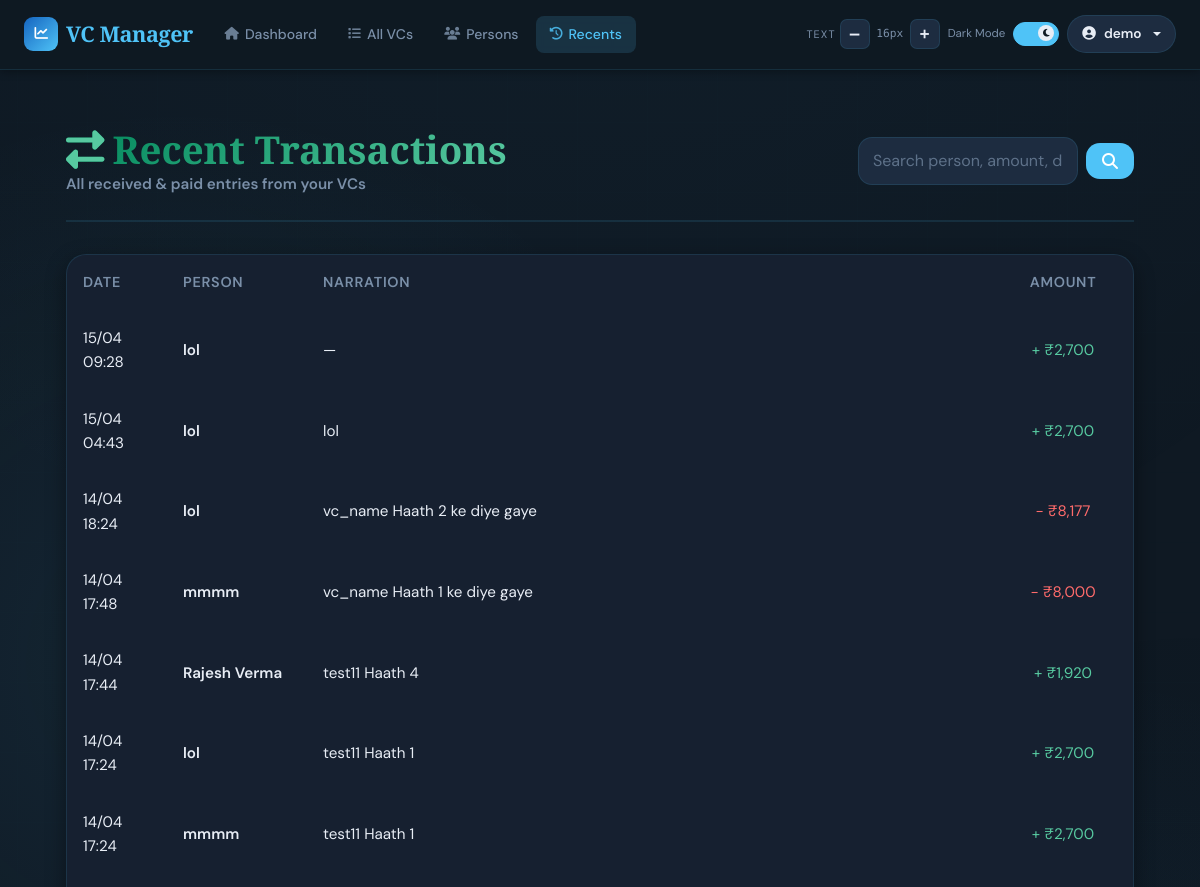
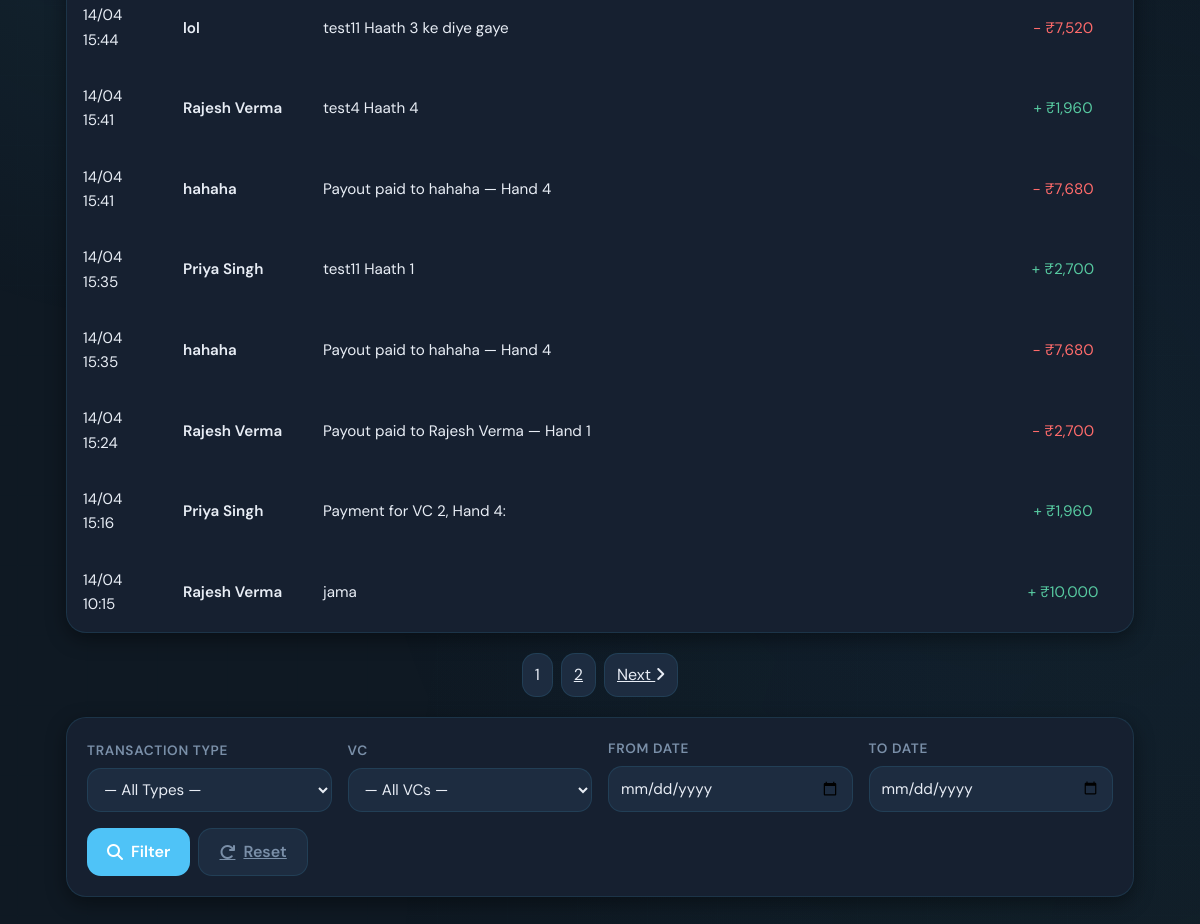
The app's page /transactions/transactions (signed in) with its own data (2 pictures, top to bottom).
### app/models/user.py (models this page shows, shortened)
class User(UserMixin, db.Model):
    __tablename__ = 'users'
    id = db.Column(db.Integer, primary_key=True)
    email = db.Column(db.String(120), unique=True, nullable=False, index=True)
    name = db.Column(db.String(120), nullable=False)
    password_hash = db.Column(db.String(255), nullable=True)  # Nullable for OAuth-only users
    google_id = db.Column(db.String(255), unique=True, nullable=True)  # For OAuth users
    created_at = db.Column(db.DateTime, default=datetime.utcnow)
    last_login = db.Column(db.DateTime, nullable=True)
    vcs = db.relationship('VC', backref='user', lazy=True, cascade='all, delete-orphan')
    persons = db.relationship('Person', backref='user', lazy=True, cascade='all, delete-orphan')

### app/models/transaction.py (models this page shows, shortened)
class Transaction(db.Model):
    __tablename__ = 'transactions'
    id = db.Column(db.Integer, primary_key=True)
    user_id = db.Column(db.Integer, db.ForeignKey('users.id'), nullable=False, index=True)
    person_id = db.Column(db.Integer, db.ForeignKey('persons.id'), nullable=False, index=True)
    date = db.Column(db.DateTime, nullable=False, default=datetime.utcnow, index=True)
    amount = db.Column(db.Float, nullable=False)
    type = db.Column(db.String(10), nullable=False)  # 'debit' or 'credit'
    narration = db.Column(db.String(500), nullable=True)
    created_at = db.Column(db.DateTime, nullable=False, default=datetime.utcnow)
    updated_at = db.Column(db.DateTime, nullable=False, default=datetime.utcnow, onupdate=datetime.utcnow)
    user = db.relationship('User', backref='transactions')
    person = db.relationship('Person', backref='custom_transactions')

### app/models/person.py (models this page shows, shortened)
class Person(db.Model):
    __tablename__ = 'persons'
    id = db.Column(db.Integer, primary_key=True)
    user_id = db.Column(db.Integer, db.ForeignKey('users.id'), nullable=False, index=True)
    name = db.Column(db.String(80), nullable=False)
    short_name = db.Column(db.String(20), nullable=False)
    phone = db.Column(db.String(20), nullable=True)
    phone2 = db.Column(db.String(20), nullable=True)
    opening_balance = db.Column(db.Float, default=0.0, nullable=True)
    created_at = db.Column(db.DateTime, default=datetime.utcnow)
    __table_args__ = (
        db.UniqueConstraint('user_id', 'name',       name='uq_person_user_name'),
        db.UniqueConstraint('user_id', 'short_name', name='uq_person_user_short_name'),
    )
    payments = db.relationship('Payment', backref='person', lazy=True)
    ledger_entries = db.relationship('LedgerEntry', backref='ledger_person', lazy=True)

### app/routes/transaction.py (the view, shortened to what this page needs)
@transactions_bp.route('/transactions')
@login_required
def recent_transactions():
    page = request.args.get('page', 1, type=int)
    per_page = 15 if page == 1 else 10
    txn_type = request.args.get('type', '')   # 'received' or 'paid'
    from_date = request.args.get('from_date', '')
    to_date = request.args.get('to_date', '')
    query = Transaction.query.filter_by(user_id=current_user.id)
    search = request.args.get('search', '').strip()
    if txn_type == 'received':
        query = query.filter(Transaction.type == 'credit')
    elif txn_type == 'paid':
        query = query.filter(Transaction.type == 'debit')
    if from_date:
        try:
            query = query.filter(Transaction.date >= datetime.strptime(from_date, '%Y-%m-%d'))
        except ValueError:
            pass
    all_txns = query.all()
    total_received = sum(t.amount for t in all_txns if t.type == 'credit')
    total_paid = sum(t.amount for t in all_txns if t.type == 'debit')
    paginated = (
        query.order_by(Transaction.date.desc())
        .paginate(page=page, per_page=per_page, error_out=False)
    )
    transactions = []
    for t in paginated.items:
        transactions.append({
            'date': t.date,
            'short_name': t.person.short_name if t.person else 'Unknown',
            'person_name': t.person.name if t.person else 'Unknown',
            'narration': t.narration or '—',
            'type': 'received' if t.type == 'credit' else 'paid',
            'amount': t.amount,
        })
    all_vcs = VC.query.filter_by(user_id=current_user.id).all()
    return render_template(
        'transactions.html',
        transactions=transactions,
        all_vcs=all_vcs,
        total_received=total_received,
        total_paid=total_paid,
        pages=paginated.pages,
        page=page
    )

### templates/transactions.html (shortened to what this page needs)
{% extends "base.html" %}
{% block content %}
<div class="container-wrapper">
    <div class="page-header" style="display: flex; justify-content: space-between; align-items: center; flex-wrap: wrap; gap: 16px;">
        <div>
            <h1 class="page-title" style="margin-bottom: 0;"><i class="fas fa-exchange-alt me-2" style="-webkit-text-fill-color: var(--success);"></i>Recent Transactions</h1>
            <p class="page-subtitle">All received & paid entries from your VCs</p>
        </div>
        <form method="get" action="" class="search-form" style="display: flex; gap: 8px; align-items: center; margin-left: auto;">
            <input type="text" name="search" class="form-control" placeholder="Search person, amount, date, time, narration" value="{{ request.args.get('search', '') }}" style="min-width: 220px;">
            <button type="submit" class="filter-btn" style="padding: 10px 16px;">
                <i class="fas fa-search"></i>
            </button>
        </form>
    </div>
    <div class="table-section">
        {% if transactions %}
            <table class="transactions-table">
               <tr>
                    <th>Date</th>
                    <th>Person</th>
                    <th>Narration</th>
                    <th style="text-align:center;">Amount</th>
                </tr>
                <tbody>
                    {% for txn in transactions %}
                    <tr>
                        <td class="datetime-cell">
                            <div class="date">{{ txn.date.strftime('%d/%m') }}</div>
                            <div class="time">{{ txn.date.strftime('%H:%M') }}</div>
                        </td>
                        <td class="cell-person">{{ txn.person_name }}</td>
                        <td class="cell-description">
                            {{ txn.narration }}
                        </td>
                        <td class="cell-amount">
                            {% if txn.type == 'received' %}
                                <span class="amount-received">+ ₹{{ "{:,.0f}".format(txn.amount) }}</span>
                            {% else %}
                                <span class="amount-paid">- ₹{{ "{:,.0f}".format(txn.amount) }}</span>
                            {% endif %}
                        </td>
                    </tr>
                    {% endfor %}
                </tbody>
            </table>
        {% else %}
            <div class="empty-state">
                <i class="fas fa-inbox"></i>
                <h3>No transactions found</h3>
                <p>There are no transactions matching your filters. Try adjusting your search criteria.</p>
            </div>
        {% endif %}
    </div>
    {% if transactions and pages > 1 %}
    <div class="pagination-section">
        {% set start_page = 1 if page - 2 < 1 else page - 2 %}
        {% set end_page = pages if page + 2 > pages else page + 2 %}
        {% for p in range(start_page, end_page + 1) %}
            {% if p == page %}
                <span class="pagination-btn active">{{ p }}</span>
            {% else %}
                <a href="{{ url_for('transactions.recent_transactions', page=p, type=request.args.get('type'), vc_id=request.args.get('vc_id'), from_date=request.args.get('from_date'), to_date=request.args.get('to_date')) }}" class="pagination-btn">{{ p }}</a>
            {% endif %}
        {% endfor %}
        {% if page < pages %}
            <a href="{{ url_for('transactions.recent_transactions', page=page+1, type=request.args.get('type'), vc_id=request.args.get('vc_id'), from_date=request.args.get('from_date'), to_date=request.args.get('to_date')) }}" class="pagination-btn">
                Next <i class="fas fa-angle-right"></i>
            </a>
        {% endif %}
    </div>
    {% endif %}
    <div class="filter-section">
        <form method="GET" class="filter-row">
            <div class="filter-group">
                <label for="filterType">Transaction Type</label>
                <select id="filterType" name="type">
                    <option value="">— All Types —</option>
                </select>
            </div>
            <div class="filter-group">
                <label for="filterVC">VC</label>
                <select id="filterVC" name="vc_id">
                    <option value="">— All VCs —</option>
                </select>
            </div>
            <div class="filter-group">
                <label for="filterFromDate">From Date</label>
                <input type="date" id="filterFromDate" name="from_date" value="{{ request.args.get('from_date', '') }}">
            </div>
            <div class="filter-group">
                <label for="filterToDate">To Date</label>
                <input type="date" id="filterToDate" name="to_date" value="{{ request.args.get('to_date', '') }}">
            </div>
            <div style="display: flex; gap: 8px; margin-top: auto;">
                <button type="submit" class="filter-btn">
                    <i class="fas fa-search"></i>Filter
                </button>
                <a href="{{ url_for('transactions.recent_transactions') }}" class="filter-btn filter-btn-reset">
                    <i class="fas fa-redo"></i>Reset
                </a>
            </div>
        </form>
    </div>
</div>
{% endblock %}

### templates/base.html (shortened to what this page needs)
<!DOCTYPE html>
<html lang="en" data-theme="dark">
<head>
    <link href="https://cdnjs.cloudflare.com/ajax/libs/font-awesome/6.5.0/css/all.min.css" rel="stylesheet">
    <link href="https://cdn.jsdelivr.net/npm/bootstrap@5.3.0/dist/css/bootstrap.min.css" rel="stylesheet">
    <link rel="stylesheet" href="https://cdn.jsdelivr.net/npm/swiper@11/swiper-bundle.min.css" />
</head>
<body>
<nav class="navbar navbar-expand-lg" role="navigation" aria-label="Main navigation">
    <div class="container-fluid px-4">
        <a class="navbar-brand" href="{{ url_for('dashboard.index') }}">
            <div class="brand-icon" aria-hidden="true"><i class="fas fa-chart-line"></i></div>
            VC Manager
        </a>
        <div class="collapse navbar-collapse" id="navbarNav">
            {% if current_user.is_authenticated %}
            <ul class="navbar-nav me-auto d-none d-md-flex">
                <li class="nav-item"><a class="nav-link" href="{{ url_for('dashboard.index') }}"><i class="fas fa-home"></i>Dashboard</a></li>
                <li class="nav-item"><a class="nav-link" href="{{ url_for('vc.vcs_list') }}"><i class="fas fa-list"></i>All VCs</a></li>
                <li class="nav-item"><a class="nav-link" href="{{ url_for('person.persons') }}"><i class="fas fa-users"></i>Persons</a></li>
                <li class="nav-item"><a class="nav-link" href="{{ url_for('transactions.recent_transactions') }}"><i class="fas fa-history"></i>Recents</a></li>
            </ul>
            {% endif %}
            <div class="d-flex align-items-center ms-auto gap-2 mt-2 mt-lg-0">
                <div class="d-flex align-items-center gap-1" role="toolbar" aria-label="Font size">
                    <span class="a11y-label d-none d-xl-inline">Text</span>
                    <button class="fs-btn" id="fsDecrease" aria-label="Decrease font size">–</button>
                    <span class="fs-display" id="fsDisplay" aria-live="polite">16px</span>
                    <button class="fs-btn" id="fsIncrease" aria-label="Increase font size">+</button>
                </div>
                <div class="d-flex align-items-center gap-2" aria-label="Theme">
                    <span class="toggle-label-text d-none d-xl-inline" id="themeLabel">Dark</span>
                    <label class="toggle-switch" aria-label="Toggle light/dark mode">
                        <div class="toggle-track"></div>
                        <div class="toggle-thumb"><i class="fas fa-moon" id="toggleIcon"></i></div>
                    </label>
                </div>
                {% if current_user.is_authenticated %}
                <div class="dropdown">
                    <button class="user-btn dropdown-toggle" type="button" data-bs-toggle="dropdown" aria-expanded="false">
                        <i class="fas fa-user-circle"></i>
                        <span class="d-none d-sm-inline">{{ current_user.name }}</span>
                    </button>
                </div>
                {% endif %}
            </div>
        </div>
    </div>
</nav>
<main class="main-content" role="main">
    <div class="container">
        {% block content %}{% endblock %}
    </div>
</main>
</body>
</html>

### records on screen
User: name "demo"
Transaction: date "15/04", date "09:28", amount "2,700"
Person: person_name "lol" "lol" "lol" "lol" "lol"
Transaction: date "15/04", date "04:43", narration "lol", amount "2,700"
Transaction: date "14/04", date "18:24", narration "vc_name Haath 2 ke diye gaye", amount "8,177"
Transaction: date "14/04", date "17:48", narration "vc_name Haath 1 ke diye gaye", amount "8,000"
Person: person_name "mmmm" "mmmm"
Transaction: date "14/04", date "17:44", narration "test11 Haath 4", amount "1,920"
Person: person_name "Rajesh Verma" "Rajesh Verma" "Rajesh Verma" "Rajesh Verma"
Transaction: date "14/04", date "17:24", narration "test11 Haath 1", amount "2,700"
Transaction: date "14/04", date "17:24", narration "test11 Haath 1", amount "2,700"
Transaction: date "14/04", date "15:44", narration "test11 Haath 3 ke diye gaye", amount "7,520"
Transaction: date "14/04", date "15:41", narration "test4 Haath 4", amount "1,960"
Transaction: date "14/04", date "15:41", narration "Payout paid to hahaha — Hand 4", amount "7,680"
Person: person_name "hahaha" "hahaha"
Transaction: date "14/04", date "15:35", narration "test11 Haath 1", amount "2,700"
Person: person_name "Priya Singh" "Priya Singh"
Transaction: date "14/04", date "15:35", narration "Payout paid to hahaha — Hand 4", amount "7,680"
Transaction: date "14/04", date "15:24", narration "Payout paid to Rajesh Verma — Hand 1", amount "2,700"
Transaction: date "14/04", date "15:16", narration "Payment for VC 2, Hand 4:", amount "1,960"
Transaction: date "14/04", date "10:15", narration "jama", amount "10,000"

### other values on screen
{{ txn.narration }} "—"
{{ p }} "1"
{{ p }} "2"
